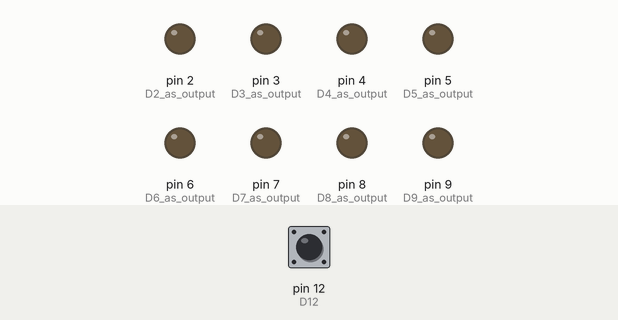
Recording of a sketch running on a simulated Arduino Uno, built with avr-gcc and run on an emulated ATmega328P. Shown: output pins drawn as LEDs (lit = HIGH). Inputs (shaded band) come from the test bench; at power-on: pin 12 (D12) HIGH.

Above: at 1.2 s.
1.3 s: pin 12 (D12) pulled LOW for 0.15 s
At 1.37 s:
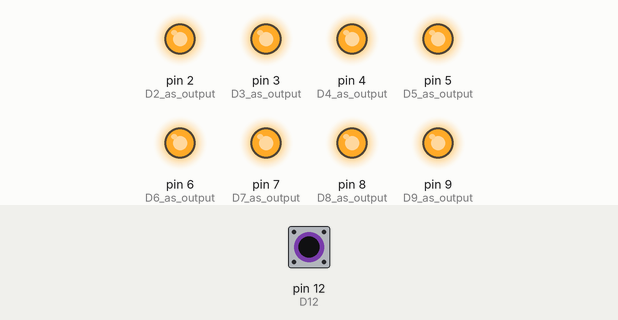
2.9 s: pin 12 (D12) pulled LOW for 3.2 s
At 7.0 s:
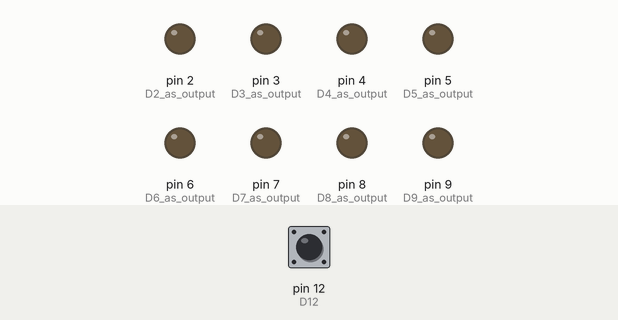
Timing chart, 0 to 8.5 s (numbered marks = the images above; inputs shaded):
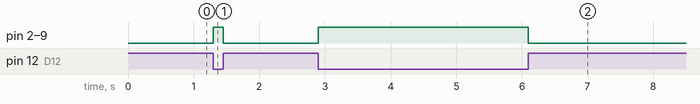

Measured:
- after the input at 1.3 s, pin 2 (D2_as_output), pin 3 (D3_as_output), pin 4 (D4_as_output), pin 5 (D5_as_output), pin 6 (D6_as_output), pin 7 (D7_as_output), pin 8 (D8_as_output), pin 9 (D9_as_output): LOW → HIGH at once, → LOW 0.15 s later
- after the input at 2.9 s, pin 2 (D2_as_output), pin 3 (D3_as_output), pin 4 (D4_as_output), pin 5 (D5_as_output), pin 6 (D6_as_output), pin 7 (D7_as_output), pin 8 (D8_as_output), pin 9 (D9_as_output): LOW → HIGH at once, → LOW 3.2 s later

The sketch:

workingcodeforoneline.ino
```cpp
// Variables for real-time count
unsigned long Real_time_millis = 0;
unsigned long Previous_real_time_millis = 0;
float SEC;
float MIN = 45;
float HOUR = 2;

// LED state
bool ledState = false;

void setup() {
  // Set pin modes
  pinMode(2, OUTPUT);  // D2 as output
  pinMode(3, OUTPUT);  // D3 as output
  pinMode(4, OUTPUT);  // D4 as output
  pinMode(5, OUTPUT);  // D5 as output
  pinMode(6, OUTPUT);  // D6 as output
  pinMode(7, OUTPUT);  // D7 as output
  pinMode(8, OUTPUT);  // D8 as output
  pinMode(9, OUTPUT);  // D9 as output
  pinMode(12, INPUT);  // D12 (Hall sensor) as input

  // Enable internal pull-up resistor on D12
  digitalWrite(12, HIGH);  // Enable pull-up resistor on D12

  // Initialize outputs to LOW
  PORTD &= B00000011;  // D2 to D7 LOW
  PORTB &= B11111100;  // D8 and D9 LOW
}

void loop() {
  // Calculate seconds, minutes, and hours
  Real_time_millis = millis();

  if (Real_time_millis - Previous_real_time_millis >= 1000) {
    Previous_real_time_millis += 1000;

    SEC++;
    if (SEC > 59) {
      SEC = 0;
      MIN++;
    }

    if (MIN > 59) {
      MIN = 0;
      HOUR++;
    }
  }

  // Check Hall sensor state
  if (digitalRead(12) == LOW) { // Check if the Hall sensor pin (D12) is LOW
    ledState = true; // Set the LED state to on
  }

  // Turn on all LEDs when ledState is true
  if (ledState) {
    PORTB |= B00000011; // D8 and D9 HIGH
    PORTD |= B11111100; // D2, D3, D4, D5, D6, D7 HIGH
    ledState = false; // Reset the LED state after turning on
  } else {
    PORTB &= B11111100; // Turn off D8 and D9
    PORTD &= B00000011; // Keep D2 to D7 LOW
  }
}
```
